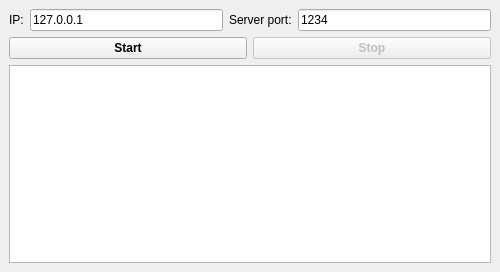
<?xml version="1.0" encoding="UTF-8"?>
<ui version="4.0">
 <class>AServerMonitorWindow</class>
 <widget class="QMainWindow" name="AServerMonitorWindow">
  <property name="geometry">
   <rect>
    <x>0</x>
    <y>0</y>
    <width>500</width>
    <height>272</height>
   </rect>
  </property>
  <property name="windowTitle">
   <string>MainWindow</string>
  </property>
  <widget class="QWidget" name="centralwidget">
   <layout class="QVBoxLayout" name="verticalLayout">
    <item>
     <layout class="QHBoxLayout" name="horizontalLayout">
      <item>
       <widget class="QLabel" name="label_2">
        <property name="text">
         <string>IP:</string>
        </property>
       </widget>
      </item>
      <item>
       <widget class="QLineEdit" name="leIP">
        <property name="text">
         <string>127.0.0.1</string>
        </property>
       </widget>
      </item>
      <item>
       <widget class="QLabel" name="label">
        <property name="text">
         <string>Server port:</string>
        </property>
       </widget>
      </item>
      <item>
       <widget class="QLineEdit" name="leiPort">
        <property name="text">
         <string>1234</string>
        </property>
       </widget>
      </item>
     </layout>
    </item>
    <item>
     <layout class="QHBoxLayout" name="horizontalLayout_2">
      <item>
       <widget class="QPushButton" name="pbStart">
        <property name="font">
         <font>
          <weight>75</weight>
          <bold>true</bold>
         </font>
        </property>
        <property name="text">
         <string>Start</string>
        </property>
       </widget>
      </item>
      <item>
       <widget class="QPushButton" name="pbStop">
        <property name="enabled">
         <bool>false</bool>
        </property>
        <property name="font">
         <font>
          <weight>75</weight>
          <bold>true</bold>
         </font>
        </property>
        <property name="text">
         <string>Stop</string>
        </property>
       </widget>
      </item>
     </layout>
    </item>
    <item>
     <widget class="QPlainTextEdit" name="pteOutput"/>
    </item>
   </layout>
  </widget>
  <widget class="QMenuBar" name="menubar">
   <property name="geometry">
    <rect>
     <x>0</x>
     <y>0</y>
     <width>500</width>
     <height>21</height>
    </rect>
   </property>
  </widget>
 </widget>
 <resources/>
 <connections/>
</ui>
